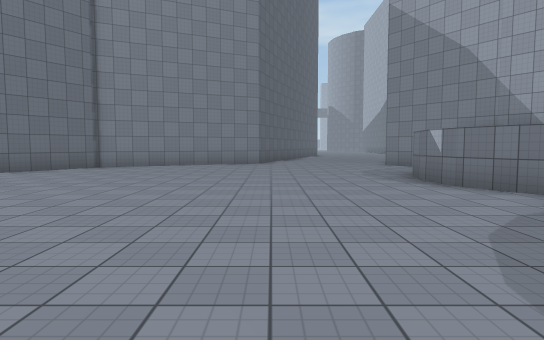
view 1 (above)

16 first-person views from a walk through a Unity game level. The camera is 1.4 m above the floor, tilts 4° down and sees 75° across. The floor is counted in squares, 2 m on a side. Each view is taken from the middle of a square. On the plan, view 1 faces up. The plan holds only what a view shows up to about 11 squares ahead; the rest is blank. The place goes on beyond the plan. The player character is not drawn. Surface patterns are stand-ins for the level's own textures.

view 2
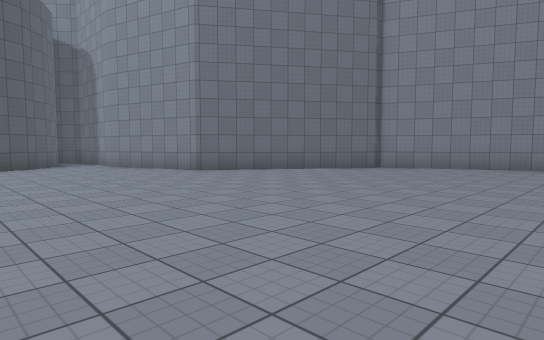

view 3
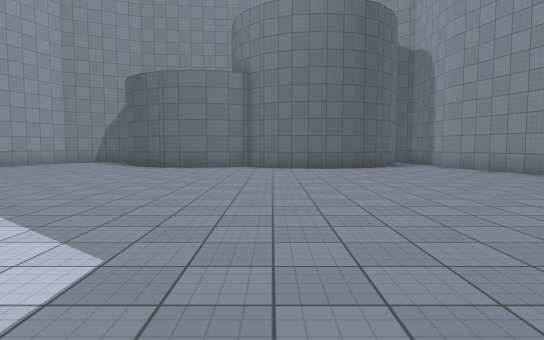

view 4
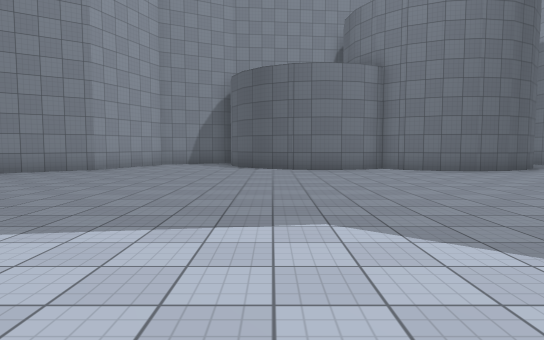

view 5
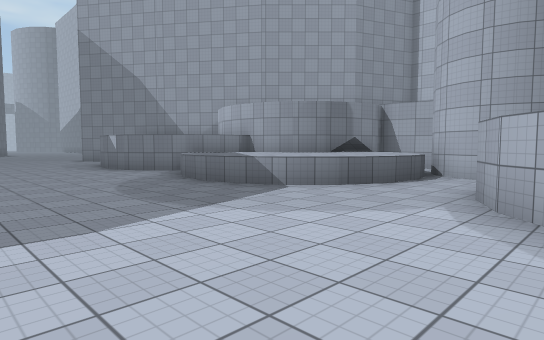

view 6
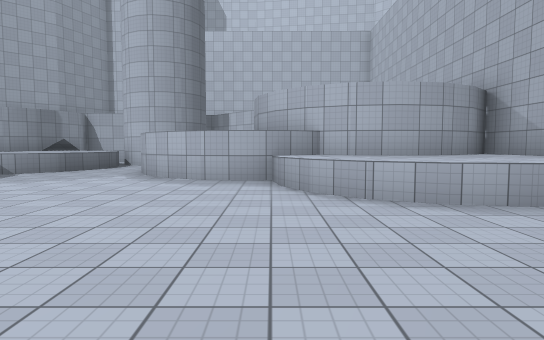

view 7
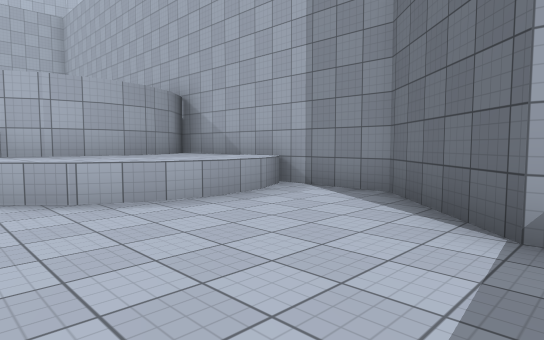

view 8
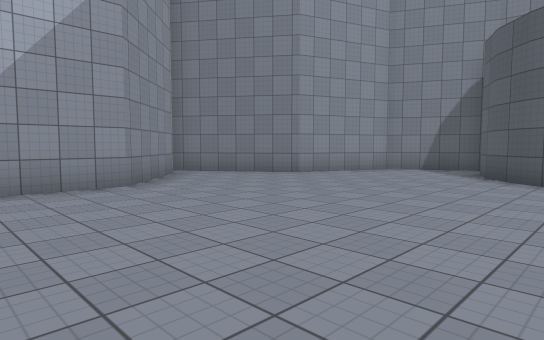

view 9
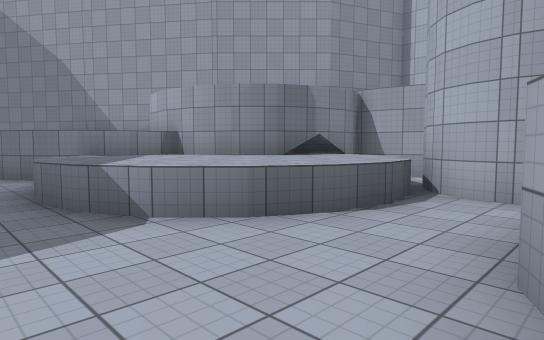

view 10
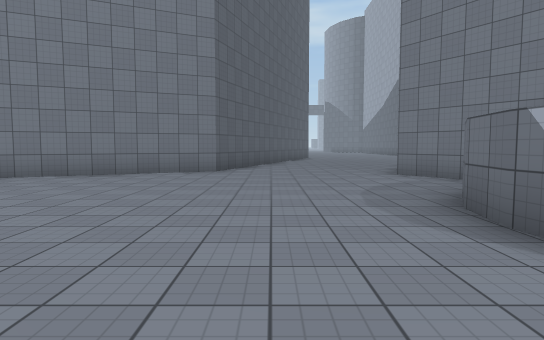

view 11
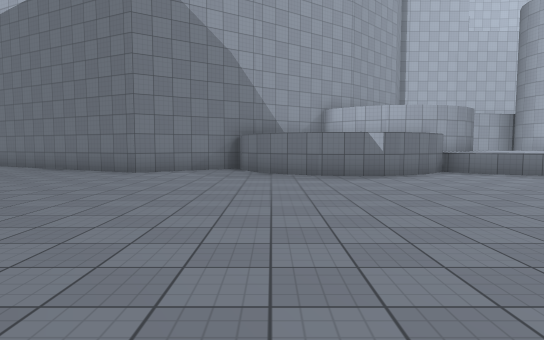

view 12
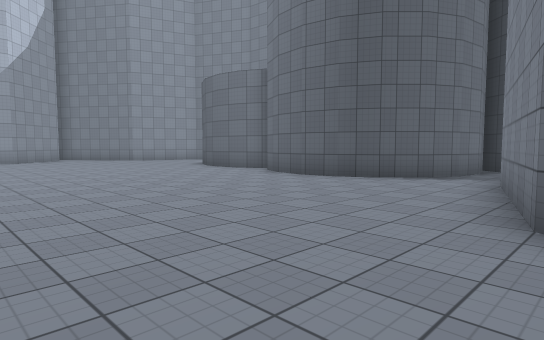

view 13
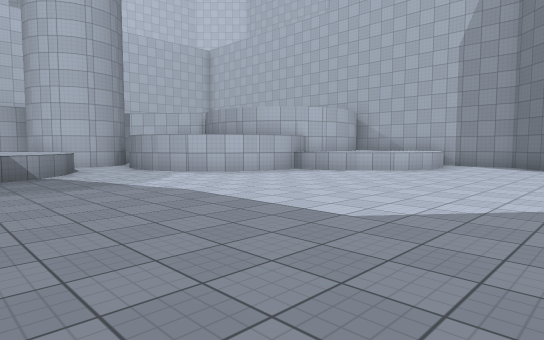

view 14
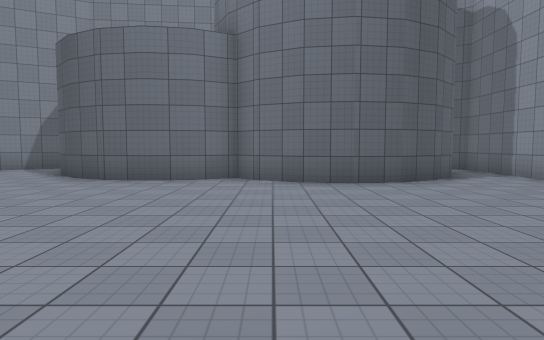

view 15
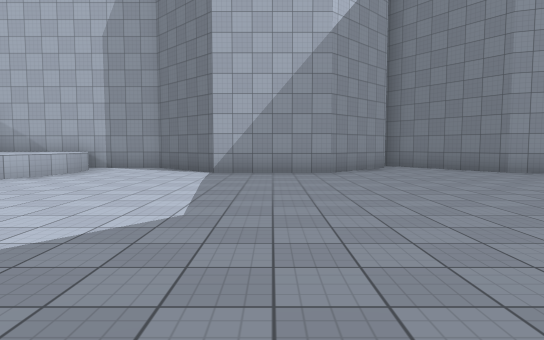

view 16
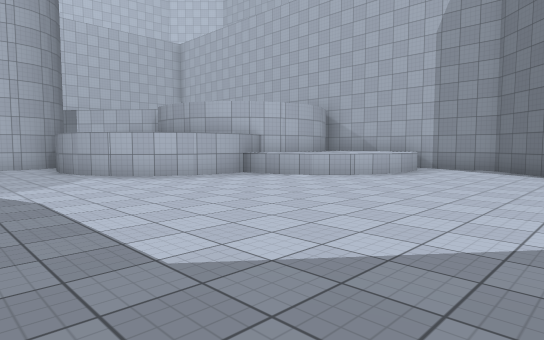

### Floor plan
Key: @ floor where view 1 was taken; # wall or solid block; . floor; ^ raised ledge.
Columns run from 16 left of view 1 to 9 right of it. Each row starts with its distance up from view 1.
 15                ##.....#
 14               ##.....##
 13             ###......#
 12           ###........#
 11           #..........#
 10          ##..........##
  9         ##..........##
  8         #..........##
  7       ###..........##
  6 #######............##
  5 #...................##
  4 ####................^^#
  3    ##..............^^^^^ #
  2     #..............^^^^^##
  1     #..............^^^^^^^
  0    ##...........@...^^^^^
 -1    #.................^^^#
 -2    ##..................##
 -3    ##...............#####
 -4   ##...............##
 -5   #...............##
 -6 #................^#
 -7 #...............^^^#
 -8 ##.............^^^^
 -9  ####....###...^^^^
-10     #...## ##..^^^^^
-11     ##.##   ####^^^^
-12      ###

Where each view was taken, in squares from view 1:
view 1: 0 up, 0 right, facing up
view 2: 1 up, 0 right, facing up-left
view 3: 0 up, 1 left, facing left
view 4: 4 down, 2 left, facing left
view 5: 4 down, 1 left, facing up-right
view 6: 6 down, 5 left, facing right
view 7: 6 down, 5 left, facing down-right
view 8: 3 down, 5 left, facing down-left
view 9: 3 down, 2 right, facing up-right
view 10: 4 up, 1 right, facing up
view 11: 9 up, 5 left, facing right
view 12: 7 up, 5 left, facing down-left
view 13: 2 up, 5 left, facing down-right
view 14: 0 up, 5 left, facing left
view 15: 0 up, 6 left, facing down
view 16: 0 up, 5 left, facing down-right
